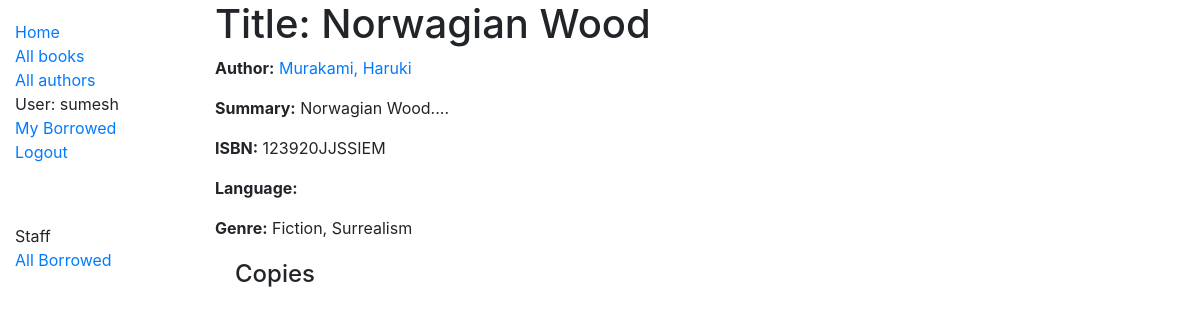
The page /catalog/books/2 (signed in) on the database its author committed.
### catalog/models.py (models this page shows, shortened)
class Book(models.Model):
    title = models.CharField(max_length=200)
    author = models.ForeignKey('Author',on_delete=models.SET_NULL,null=True)
    summary = models.TextField(max_length=1000,help_text='Enter a brief description of the book')
    isbn = models.CharField('ISBN',max_length=13,help_text='Enter the 13 digit ISBN')
    genre = models.ManyToManyField(Genre,help_text='Select a genre for this book')
    def display_genre(self):
        """Creates a string for Genre. This is required to display genre in Admin"""
        return ', '.join(genre.name for genre in self.genre.all()[:3])
    display_genre.short_description ='Genre'

class Author(models.Model):
    first_name = models.CharField(max_length=100)
    last_name = models.CharField(max_length=100)
    date_of_birth = models.DateField(null=True,blank=True)
    date_of_death = models.DateField('Died',null=True,blank=True)
    class Meta:
        ordering = ['last_name','first_name']
        permissions = (("can_create_author", "create author"),("can_edit_author", "edit author"),("can_delete_author", "delete author"))
    def __str__(self):
        return f"{self.last_name}, {self.first_name}"

class Genre(models.Model):
    name = models.CharField(max_length=200,help_text='Enter a book genre')
    def __str__(self):
        return self.name

### catalog/views.py (the view)
# urls.py: path('books/<int:pk>',views.BookDetailView.as_view(), name='book-detail'),
class BookDetailView(generic.DetailView):
    model=Book

### catalog/templates/catalog/book_detail.html (shortened to what this page needs)
{% extends "base_generic.html" %}
{% block content %}
  <h1>Title: {{ book.title }}</h1>
  <p><strong>Author:</strong> <a href="">{{ book.author }}</a></p>
  <p><strong>Summary:</strong> {{ book.summary }}</p>
  <p><strong>ISBN:</strong> {{ book.isbn }}</p>
  <p><strong>Language:</strong> {{ book.language }}</p>
  <p><strong>Genre:</strong> {{ book.genre.all|join:", " }}</p>
  <div style="margin-left:20px;margin-top:20px">
    <h4>Copies</h4>
  </div>
{% endblock %}

### catalog/templates/base_generic.html (shortened to what this page needs)
<!DOCTYPE html>
<html lang="en">
<head>
  <link rel="stylesheet" href="https://stackpath.bootstrapcdn.com/bootstrap/4.1.3/css/bootstrap.min.css">
  {% load static %}
  <link rel="stylesheet" href="{% static 'css/styles.css' %}">
</head>
<body>
  <div class="container-fluid">
    <div class="row">
      <div class="col-sm-2">
      {% block sidebar %}
        <ul class="sidebar-nav">
          <li><a href="{% url 'index' %}">Home</a></li>
          <li><a href="{% url 'books' %}">All books</a></li>
          <li><a href="{% url 'authors' %}">All authors</a></li>
          {% if user.is_authenticated %}
          <li>User: {{ user.get_username }}</li>
          <li><a href="{% url 'my-borrowed' %}">My Borrowed</a></li>
          <li><a href="{% url 'logout'%}?next={{request.path}}">Logout</a></li>
        {% else %}
          <li><a href="{% url 'login'%}?next={{request.path}}">Login</a></li>
        {% endif %}
        </ul>
        <br>
        <ul class="sidebar-nav">
          {% if user.is_staff %}
           <li> Staff </li>
          {% endif %}
          {% if perms.catalog.can_mark_returned %}
          <li><a href="{% url 'all-borrowed' %}">All Borrowed </a> </li>
          {% endif %}
        </ul>
     {% endblock %}
      </div>
      <div class="col-sm-10 ">{% block content %}{% endblock %}
      </div>
    </div>
  </div>
</body>
</html>

### catalog/static/css/styles.css (style rules this page uses)
.sidebar-nav { margin-top: 20px; padding: 0; list-style: none; }

### rows shown on the page
Book: title "Norwagian Wood", author "Murakami, Haruki", summary "Norwagian Wood....", isbn "123920JJSSIEM", genre.all "Fiction, Surrealism"

### other values the page prints
{{ user.get_username }} "sumesh"
